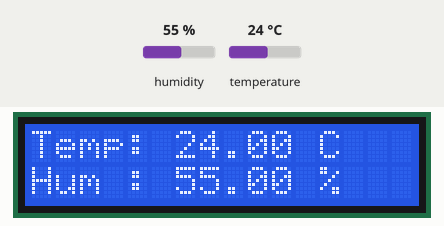
Recording of a sketch running on a simulated Arduino Uno, built with avr-gcc and run on an emulated ATmega328P. Shown: 16×2 character LCD. Inputs (shaded band) come from the test bench; at power-on: humidity 55 %, temperature 24 °C. What the sketch prints to the serial monitor is not drawn.

Above: at 1.2 s.
1.3 s: humidity set to 22 %
At 2.5 s:
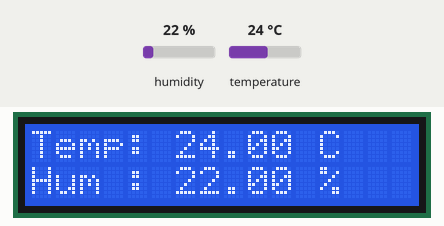
4.0 s: temperature set to 12 °C
At 4.7 s:
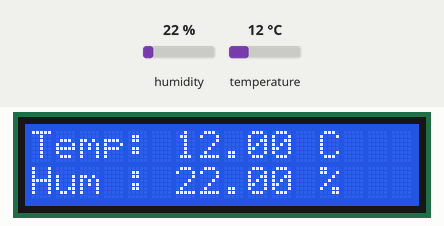
6.7 s: humidity set to 40 %
At 9.2 s:
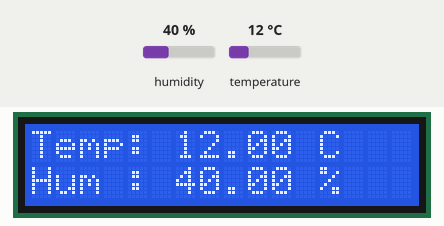
9.6 s: temperature set to 19 °C
At 30.9 s:
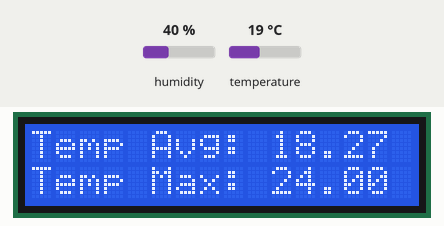
Timing chart, 0 to 32.4 s (numbered marks = the images above; inputs shaded):
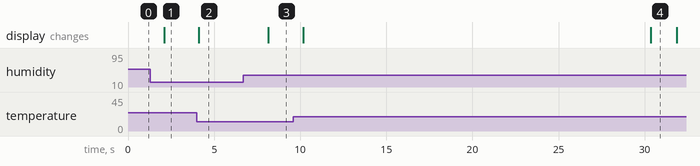

The sketch:

Final_Project.ino
```cpp
#include <LiquidCrystal.h>
#include <SPI.h>
#include "DHT.h"

#define DHTPIN 8     // what digital pin we're connected to

#define DHTTYPE DHT21   // DHT 21 (AM2301)

DHT dht(DHTPIN, DHTTYPE);

LiquidCrystal lcd(12, 11, 5, 4, 3, 2);
float sum_hum=0, max_hum=0, avg_hum ;
float sum_t=0, max_t=0, avg_t ;

int  count=1, current_sec=0, past_sec=1;

void setup() {
  lcd.begin(16, 2);
  Serial.begin(9600);
  Serial.println("Intializing!");
  lcd.setCursor(0, 0);
  lcd.print("Intializing!");

  dht.begin();
  }

void loop() {

  float h = dht.readHumidity();
  // Read temperature as Celsius (the default)
  float t = dht.readTemperature();


  // Check if any reads failed and exit early (to try again).
  if (isnan(h) || isnan(t) ) {
    Serial.println("Failed to read from DHT sensor!");
    return;
  }

  sum_t+=t;
  avg_t=sum_t/(count);

  if(t>max_t)
  max_t=t;


  sum_hum+=h;
  avg_hum=sum_hum/(count);

  if(h>max_hum)
  max_hum=h;

  count++;

  lcd.clear();
  lcd.setCursor(0, 0);
  lcd.print("Temp: ");
  lcd.print(t);
  lcd.print(" C");

  lcd.setCursor(0, 1);
  lcd.print("Hum : ");
  lcd.print(h);
  lcd.print(" %");

delay(1000);

current_sec=millis();
if ((current_sec-past_sec)>30000)
{
  lcd.clear();
  lcd.setCursor(0, 0);
  lcd.print("Temp Avg: ");
  lcd.print(avg_t);

  lcd.setCursor(0, 1);
  lcd.print("Temp Max: ");
  lcd.print(max_t);
  delay(1500);

  lcd.clear();
  lcd.setCursor(0, 0);
  lcd.print("Hum Avg: ");
  lcd.print(avg_hum);

  lcd.setCursor(0, 1);
  lcd.print("Hum Max: ");
  lcd.print(max_hum);

  delay(1500);
  past_sec=millis();
}
}
```

Measured:
- after the input at 1.3 s, the display: changes after 0.80 s (image 1)
- after the input at 4.0 s, the display: changes after 0.11 s (image 2)
- after the input at 6.7 s, the display: changes after 1.5 s (image 3)
